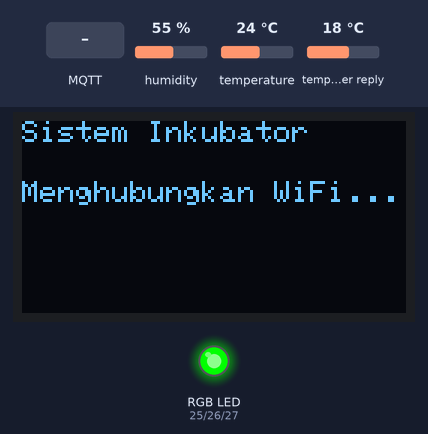
Bench run of a sketch on a simulated ESP32. On the bench: 128×64 one-colour display, an RGB LED mixed from three pins (HIGH = lit). The inputs (shaded band) are chosen by the test bench; at power-on: humidity 55 %, temperature 24 °C, temperature in the weather reply 18 °C. WiFi joins after 1.5 s; servers stay silent unless stated; random numbers use the default seed unless the sketch sets one; no MQTT or app messages arrive unless stated; web services answer with replies made up by the test bench; what the sketch prints to the serial monitor is not drawn.

Above: at 3.7 s.
3.8 s: MQTT message "panas" arrives on the first subscribed topic
At 5.1 s:
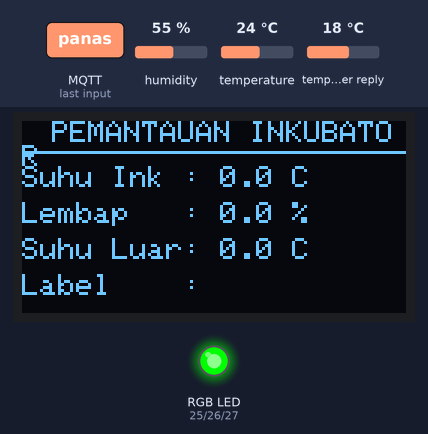
6.8 s: MQTT message "panas" arrives on the second subscribed topic
At 7.4 s:
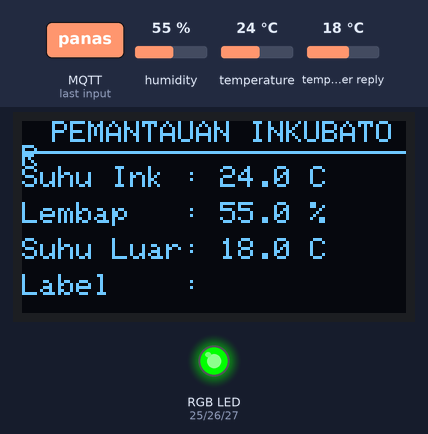
Timing chart, 0 to 9.8 s (numbered marks = the images above; inputs shaded):
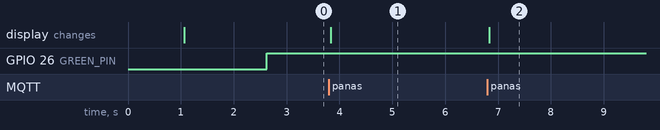

The sketch:

Output.ino
```cpp
#include <WiFi.h>
#include <HTTPClient.h>
#include <PubSubClient.h>
#include <ArduinoJson.h>
#include <Adafruit_SSD1306.h>
#include <DHT.h>

//SENSOR
#define DHTPIN 4
#define DHTTYPE DHT11
DHT dht(DHTPIN, DHTTYPE);

//LED & BUZZER
#define RED_PIN   25
#define GREEN_PIN 26
#define BLUE_PIN  27
#define BUZZER    14

//OLED
#define SCREEN_WIDTH 128
#define SCREEN_HEIGHT 64
Adafruit_SSD1306 display(SCREEN_WIDTH, SCREEN_HEIGHT, &Wire, -1);

//WIFI
const char* ssid = "Wifi";
const char* pass = "25mei2005oke";

//MQTT
const char* BROKER = "broker.hivemq.com";
const char* TOPIK_SENSOR   = "Project/Re202/Sensor";              // ESP32 → Python (data sensor)
const char* TOPIK_ML_RESULT = "Project/Re202/Dataset/OutputML";   // Python → ESP32 (hasil ML)
const char* TOPIK_OUTPUT   = "Project/Re202/Output/Sensor";       // ESP32 → Python (output lengkap)
const char* TOPIK_CONTROL  = "Project/Re202/Control";             // Python → ESP32 (kontrol buzzer/led/oled)

WiFiClient esp;
PubSubClient client(esp);

//VARIABEL DATA
float suhu = 0;
float lembap = 0;
float suhuLuar = 0;
String labelML = "-";
String timestampML = "-";

//KONTROL ON/OFF
bool buzzerEnabled = true;
bool ledEnabled = true;
bool oledEnabled = true;

unsigned long lastSendTime = 0;
const unsigned long SEND_INTERVAL = 3000;


//FUNGSI AMBIL SUHU LUAR DARI OPENWEATHER API
float getOutdoorTemp() {
  if (WiFi.status() == WL_CONNECTED) {
    HTTPClient http;
    String url = "http://api.openweathermap.org/data/2.5/weather?q=Samarinda&appid=95be204bd0ec0a72aefbb5d0f298c9d2&units=metric";

    http.begin(url);
    http.setTimeout(5000);
    int httpCode = http.GET();

    if (httpCode == 200) {
      String payload = http.getString();
      DynamicJsonDocument doc(1024);
      deserializeJson(doc, payload);

      float temp = doc["main"]["temp"];
      http.end();
      return temp;
    } else {
      Serial.println("API gagal diakses!");
      http.end();
      return NAN;
    }
  }
  return NAN;
}


//RGB + BUZZER Berdasarkan LABEL dari ML
void setRGBandBuzzer(String label) {
  // LED Control
  if (ledEnabled) {
    if (label == "panas") {
      digitalWrite(RED_PIN, HIGH);
      digitalWrite(GREEN_PIN, LOW);
      digitalWrite(BLUE_PIN, LOW);
    }
    else if (label == "dingin") {
      digitalWrite(RED_PIN, LOW);
      digitalWrite(GREEN_PIN, LOW);
      digitalWrite(BLUE_PIN, HIGH);
    }
    else { // normal
      digitalWrite(RED_PIN, LOW);
      digitalWrite(GREEN_PIN, HIGH);
      digitalWrite(BLUE_PIN, LOW);
    }
  } else {
    // LED OFF
    digitalWrite(RED_PIN, LOW);
    digitalWrite(GREEN_PIN, LOW);
    digitalWrite(BLUE_PIN, LOW);
  }

  // Buzzer Control
  if (buzzerEnabled) {
    if (label == "panas") {
      tone(BUZZER, 900);
    }
    else if (label == "dingin") {
      tone(BUZZER, 1200);
    }
    else {
      noTone(BUZZER);
    }
  } else {
    noTone(BUZZER);
  }
}


//TAMPILKAN OLED
void tampilOLED() {
  if (!oledEnabled) {
    display.clearDisplay();
    display.display();
    return;
  }

  display.clearDisplay();
  display.setTextSize(1);
  display.setTextColor(SSD1306_WHITE);

  // Header
  display.setCursor(10, 0);
  display.setTextSize(1);
  display.println("PEMANTAUAN INKUBATOR");

  display.drawLine(0, 10, 128, 10, SSD1306_WHITE);

  // Data
  display.setTextSize(1);
  display.setCursor(0, 15);
  display.print("Suhu Ink : ");
  display.print(suhu, 1);
  display.println(" C");

  display.setCursor(0, 27);
  display.print("Lembap   : ");
  display.print(lembap, 1);
  display.println(" %");

  display.setCursor(0, 39);
  display.print("Suhu Luar: ");
  display.print(suhuLuar, 1);
  display.println(" C");

  display.setCursor(0, 51);
  display.print("Label    : ");
  display.println(labelML);

  display.display();
}


//KIRIM DATA OUTPUT LENGKAP KE PYTHON (STREAMLIT)
void kirimOutputData() {
  StaticJsonDocument<400> doc;
  doc["timestamp"] = timestampML;
  doc["suhu_inkubator"] = suhu;
  doc["kelembapan"] = lembap;
  doc["suhu_luar"] = suhuLuar;
  doc["label"] = labelML;
  doc["buzzer_status"] = buzzerEnabled ? "ON" : "OFF";
  doc["led_status"] = ledEnabled ? "ON" : "OFF";
  doc["oled_status"] = oledEnabled ? "ON" : "OFF";

  char buffer[400];
  serializeJson(doc, buffer);

  bool published = client.publish(TOPIK_OUTPUT, buffer, true);  // retained = true

  Serial.println("\n=== OUTPUT DIKIRIM KE STREAMLIT ===");
  Serial.println(buffer);
  Serial.print("Status: ");
  Serial.println(published ? "SUCCESS" : "FAILED");
  Serial.println("====================================");
}


//CALLBACK - TERIMA HASIL ML & KONTROL DARI PYTHON
void callback(char* topic, byte* payload, unsigned int length) {
  String topicStr = String(topic);

  String jsonStr;
  for (int i = 0; i < length; i++) {
    jsonStr += (char)payload[i];
  }

  Serial.println("\n=== PESAN MQTT DITERIMA ===");
  Serial.print("Topic: ");
  Serial.println(topicStr);
  Serial.print("Payload: ");
  Serial.println(jsonStr);
  Serial.println("===========================");

  //TERIMA HASIL ML DARI PYTHON
  if (topicStr == TOPIK_ML_RESULT) {
    Serial.println("\n=== HASIL ML DITERIMA ===");
    Serial.println(jsonStr);
    Serial.println("=========================");

    StaticJsonDocument<400> doc;
    deserializeJson(doc, jsonStr);

    suhu = doc["suhu_inkubator"];
    lembap = doc["kelembapan"];
    suhuLuar = doc["suhu_luar"];
    labelML = String((const char*)doc["label"]);
    timestampML = String((const char*)doc["timestamp"]);

    setRGBandBuzzer(labelML);
    tampilOLED();

    // Kirim output lengkap ke Streamlit SETIAP KALI ADA UPDATE
    kirimOutputData();
  }

  //TERIMA KONTROL ON/OFF DARI STREAMLIT
  else if (topicStr == TOPIK_CONTROL) {
    Serial.println("\n=== KONTROL DITERIMA ===");
    Serial.println(jsonStr);
    Serial.println("========================");

    StaticJsonDocument<200> doc;
    deserializeJson(doc, jsonStr);

    if (doc.containsKey("buzzer")) {
      buzzerEnabled = doc["buzzer"];
      Serial.print("Buzzer: ");
      Serial.println(buzzerEnabled ? "ON" : "OFF");
    }

    if (doc.containsKey("led")) {
      ledEnabled = doc["led"];
      Serial.print("LED: ");
      Serial.println(ledEnabled ? "ON" : "OFF");
    }

    if (doc.containsKey("oled")) {
      oledEnabled = doc["oled"];
      Serial.print("OLED: ");
      Serial.println(oledEnabled ? "ON" : "OFF");
    }

    // Update display sesuai kontrol
    setRGBandBuzzer(labelML);
    tampilOLED();

    // KIRIM KONFIRMASI STATUS KEMBALI KE STREAMLIT
    kirimOutputData();
  }
}


//RECONNECT MQTT
void reconnect() {
  int attempts = 0;
  while (!client.connected() && attempts < 3) {
    Serial.print("Menghubungkan MQTT...");

    String clientId = "ESP32-Inkubator-" + String(random(0xffff), HEX);

    if (client.connect(clientId.c_str())) {
      Serial.println(" Tersambung!");

      // Subscribe ke topic hasil ML dan kontrol
      client.subscribe(TOPIK_ML_RESULT);
      client.subscribe(TOPIK_CONTROL);

      Serial.println("Subscribe ke:");
      Serial.print("  - ");
      Serial.println(TOPIK_ML_RESULT);
      Serial.print("  - ");
      Serial.println(TOPIK_CONTROL);

      Serial.println("\nMenunggu data...");
      break;
    } else {
      Serial.print(" Gagal, rc=");
      Serial.print(client.state());
      Serial.println(" Retry...");
      attempts++;
      delay(1000);
    }
  }
}


//SETUP

void setup() {
  Serial.begin(115200);
  delay(1000);

  Serial.println("\n\n========================================");
  Serial.println("    ESP32 OUTPUT - SISTEM INKUBATOR    ");
  Serial.println("========================================");

  // Setup Pin
  pinMode(RED_PIN, OUTPUT);
  pinMode(GREEN_PIN, OUTPUT);
  pinMode(BLUE_PIN, OUTPUT);
  pinMode(BUZZER, OUTPUT);

  // Matikan semua di awal
  digitalWrite(RED_PIN, LOW);
  digitalWrite(GREEN_PIN, LOW);
  digitalWrite(BLUE_PIN, LOW);
  noTone(BUZZER);

  // Setup OLED
  Wire.begin(23, 22);
  if (!display.begin(SSD1306_SWITCHCAPVCC, 0x3C)) {
    Serial.println("OLED gagal diinisialisasi!");
  } else {
    Serial.println("✓ OLED berhasil diinisialisasi");
    display.clearDisplay();
    display.setTextSize(1);
    display.setTextColor(SSD1306_WHITE);
    display.setCursor(0, 0);
    display.println("Sistem Inkubator");
    display.setCursor(0, 20);
    display.println("Menghubungkan WiFi...");
    display.display();
  }

  // Setup WiFi
  WiFi.begin(ssid, pass);
  Serial.print("Menghubungkan WiFi");

  int wifiAttempt = 0;
  while (WiFi.status() != WL_CONNECTED && wifiAttempt < 20) {
    delay(500);
    Serial.print(".");
    wifiAttempt++;
  }

  if (WiFi.status() == WL_CONNECTED) {
    Serial.println("\n✓ WiFi terhubung!");
    Serial.print("IP Address: ");
    Serial.println(WiFi.localIP());
  } else {
    Serial.println("\n✗ WiFi gagal terhubung!");
  }

  // Setup MQTT
  client.setServer(BROKER, 1883);
  client.setCallback(callback);
  client.setBufferSize(512);
  client.setKeepAlive(15);
  client.setSocketTimeout(5);  // Timeout 5 detik

  // Setup DHT
  dht.begin();
  Serial.println("✓ Sensor DHT11 diinisialisasi");

  Serial.println("========================================");
  Serial.println("Sistem siap!\n");
}


//LOOP
void loop() {
  // Reconnect MQTT jika terputus
  if (!client.connected()) {
    reconnect();
  }
  client.loop();

  // Update display dan device sesuai status kontrol
  setRGBandBuzzer(labelML);

  // Kirim data sensor setiap 3 detik
  if (millis() - lastSendTime >= SEND_INTERVAL) {
    lastSendTime = millis();

    suhu = dht.readTemperature();
    lembap = dht.readHumidity();
    suhuLuar = getOutdoorTemp();

    if (isnan(suhu) || isnan(lembap)) {
      Serial.println("✗ Error membaca sensor DHT11!");
      suhu = 0;
      lembap = 0;
    }

    if (isnan(suhuLuar)) {
      Serial.println("✗ Error mendapatkan suhu luar dari API!");
      suhuLuar = 0;
    }

    // Kirim data sensor ke Python untuk prediksi ML
    StaticJsonDocument<300> doc;
    doc["suhu_inkubator"] = suhu;
    doc["kelembapan"] = lembap;
    doc["suhu_luar"] = suhuLuar;
    doc["timestamp"] = String(millis());

    char buffer[300];
    serializeJson(doc, buffer);

    bool published = client.publish(TOPIK_SENSOR, buffer);

    Serial.println("\n=== DATA SENSOR DIKIRIM ===");
    Serial.println(buffer);
    Serial.print("Status: ");
    Serial.println(published ? "SUCCESS" : "FAILED");
    Serial.println("===========================");

    // Kirim output saat ini untuk update real-time di Streamlit
    if (labelML != "-") {
      kirimOutputData();
    }
  }
}
```

Measured:
- after the input at 3.8 s, the display: changes at once (image 1)
- after the input at 6.8 s, the display: changes at once (image 2)
